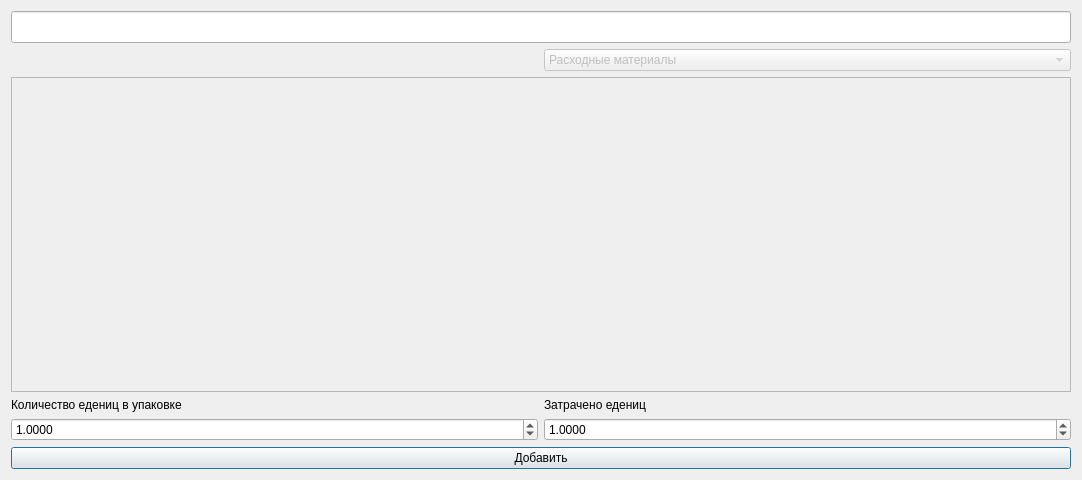
<?xml version="1.0" encoding="UTF-8"?>
<ui version="4.0">
 <class>AddPositionToPatient</class>
 <widget class="QDialog" name="AddPositionToPatient">
  <property name="geometry">
   <rect>
    <x>0</x>
    <y>0</y>
    <width>1082</width>
    <height>480</height>
   </rect>
  </property>
  <property name="windowTitle">
   <string>Добавить позицию расхода на пациента</string>
  </property>
  <layout class="QGridLayout" name="gridLayout">
   <item row="4" column="0">
    <widget class="QDoubleSpinBox" name="doubleSpinBox">
     <property name="decimals">
      <number>4</number>
     </property>
     <property name="maximum">
      <double>99999.990000000005239</double>
     </property>
     <property name="value">
      <double>1.000000000000000</double>
     </property>
    </widget>
   </item>
   <item row="2" column="0" colspan="2">
    <widget class="QTextEdit" name="textEdit">
     <property name="enabled">
      <bool>false</bool>
     </property>
     <property name="font">
      <font>
       <pointsize>15</pointsize>
      </font>
     </property>
    </widget>
   </item>
   <item row="5" column="0" colspan="2">
    <widget class="QPushButton" name="pushButton">
     <property name="text">
      <string>Добавить</string>
     </property>
    </widget>
   </item>
   <item row="0" column="0" colspan="2">
    <widget class="QLineEdit" name="lineEdit">
     <property name="sizePolicy">
      <sizepolicy hsizetype="Expanding" vsizetype="Fixed">
       <horstretch>0</horstretch>
       <verstretch>0</verstretch>
      </sizepolicy>
     </property>
     <property name="sizeIncrement">
      <size>
       <width>0</width>
       <height>0</height>
      </size>
     </property>
     <property name="font">
      <font>
       <pointsize>15</pointsize>
      </font>
     </property>
    </widget>
   </item>
   <item row="4" column="1">
    <widget class="QDoubleSpinBox" name="doubleSpinBox_2">
     <property name="decimals">
      <number>4</number>
     </property>
     <property name="maximum">
      <double>99999.990000000005239</double>
     </property>
     <property name="value">
      <double>1.000000000000000</double>
     </property>
    </widget>
   </item>
   <item row="3" column="0">
    <widget class="QLabel" name="label">
     <property name="text">
      <string>Количество едениц в упаковке</string>
     </property>
    </widget>
   </item>
   <item row="3" column="1">
    <widget class="QLabel" name="label_2">
     <property name="text">
      <string>Затрачено едениц</string>
     </property>
    </widget>
   </item>
   <item row="1" column="1">
    <widget class="QComboBox" name="comboBox">
     <property name="enabled">
      <bool>false</bool>
     </property>
     <item>
      <property name="text">
       <string>Расходные материалы</string>
      </property>
     </item>
     <item>
      <property name="text">
       <string>Лекарственные препараты</string>
      </property>
     </item>
     <item>
      <property name="text">
       <string>Дезинфицирующие средства</string>
      </property>
     </item>
    </widget>
   </item>
  </layout>
 </widget>
 <resources/>
 <connections/>
</ui>
